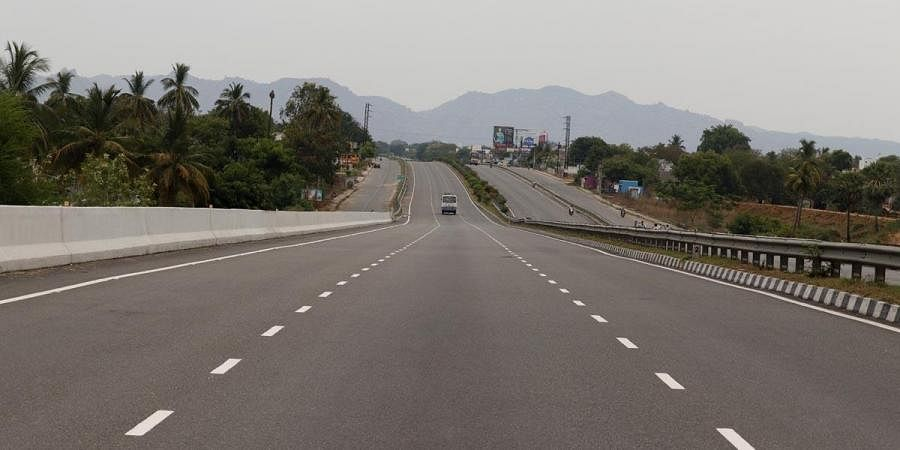
#> input picture samples/road.jpg, 900 x 450 px, found by its file name
$ jupyter execute IEEE_Computer_Vision_part_2.ipynb   (shell and % lines are left out)   (older library calls are emulated)
#> lines starting #> are read from the running program, lines starting #| are printed output that depends on the picture; after the words box and inside, x2 and y2 are one past the last pixel; in counts of white or black regions, pixels touching at a corner belong together
<a href="https://colab.research.google.com/github/Ashwin-Rajesh/IEEE-Computer-Vision/blob/main/IEEE_Computer_Vision_part_2.ipynb" target="_parent"></a>

# End-to-end computer vision applications

We saw basics of image processing. Let us see how to use these and some more algorithms to do some more awesome stuff!

Libraries :

- cv2
  - OpenCV for computer vision
- numpy
  - For representing matrices
- matplotlib
  - For showing images
- ipywidgets
  - For widgets, like sliders and numeric entry fields

[cell 1]
import cv2
import numpy as np
import matplotlib.pyplot as plt

from ipywidgets import interact, interactive, fixed, interact_manual

## 1) Lane detection for self driving cars

Detecting the lanes for self driving

[cell 2]
road_img = cv2.resize(cv2.cvtColor(cv2.imread("road.jpg"), cv2.COLOR_BGR2RGB), (1200, 700))

plt.imshow(road_img)
plt.show()

[cell 3]
# Returns an image that has all the lines passed
def displayLines(image, lines, colour = (255,0,0)):
    line_image = image
    if(lines is not None):
        for line in lines:
            x1,y1,x2,y2 = line[0].astype(int)
            cv2.line(line_image, (x1,y1), (x2, y2), colour, 10)
    return line_image

def get_coords(y1, y2, line):
    if line is None:
        return None
    slope, intercept = line
    x1 = int((y1 - intercept)/slope)
    x2 = int((y2 - intercept)/slope)
    y1 = int(y1)
    y2 = int(y2)
    return np.asarray([x1, y1, x2, y2])

# Returns the average of lines detected after splitting them as of left or right boundary based on their slope
def getAverageLines(image, lines):
    left_lines = []
    right_lines = []

    for line in lines:
        x1, y1, x2, y2 = np.reshape(line,4)
        para = np.polyfit((x1,x2),(y1,y2),1)
        m = para[0]
        b = para[1]
        if((abs(m) < 0.2) | (abs(m) > 20)):
            continue
        if(m > 0):
            right_lines.append(para)
        else:
            left_lines.append(para)

    if (len(left_lines) == 0):
        left_lines.append((0,0))

    if (len(right_lines) == 0):
        right_lines.append((0,0))

    return (get_coords(700, 400, np.average(left_lines, axis=0)), get_coords(700, 400, np.average(right_lines, axis=0)))

[cell 4]
# First, canny edge detection
road_canny = cv2.Canny(road_img, 100, 200)
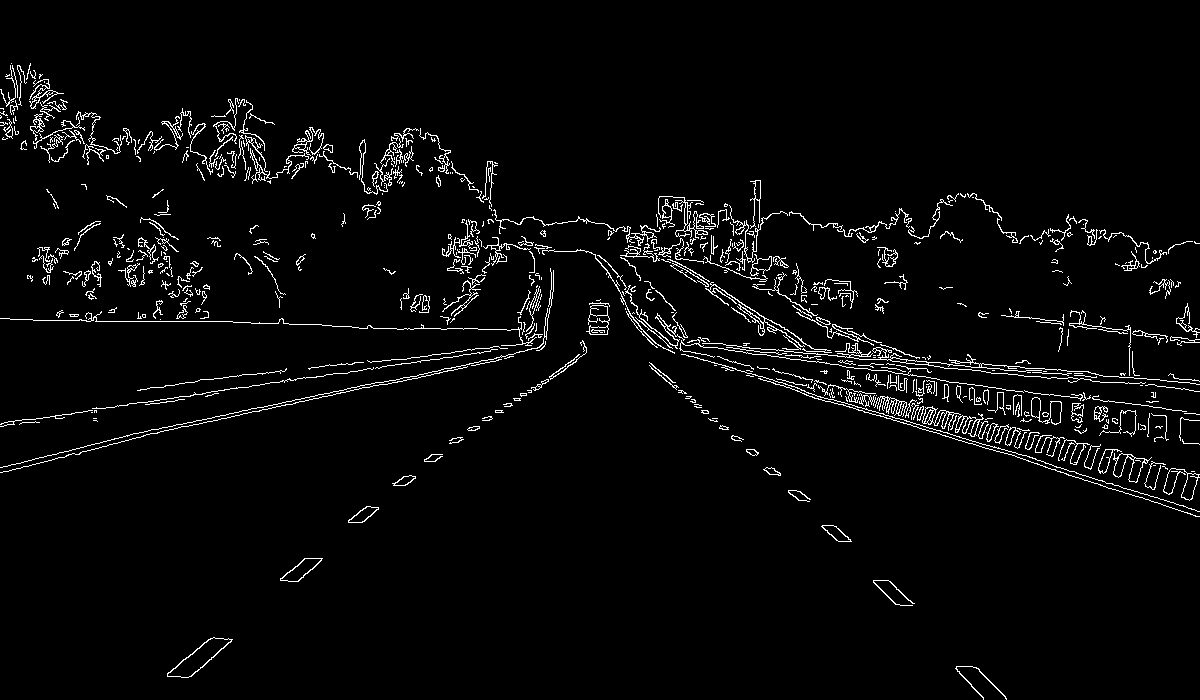
#> road_canny: shape (700, 1200); 3.3% white in thin lines or dots
# Show edge detection results
plt.imshow(road_canny, cmap="gray")
plt.title("Canny edge detection")
plt.show()

# Creating a mask
road_mask_poly = np.array([[(100,700),(350,400),(850,400),(1100,700)]])  # Corners of the mask region
road_mask = np.zeros_like(road_canny)                             # Creating the mask
cv2.fillPoly(road_mask, road_mask_poly, 255)                           # Fill region of mask inside polygon with 255
#> road_mask: shape (700, 1200); 26.8% white; 1 white region, box (x1, y1, x2, y2) and area: (100, 400, 1101, 700) 225300
# Show mask
plt.imshow(road_mask)
plt.title("Mask")
plt.show()

# Applying the mask
road_edges = road_canny & road_mask
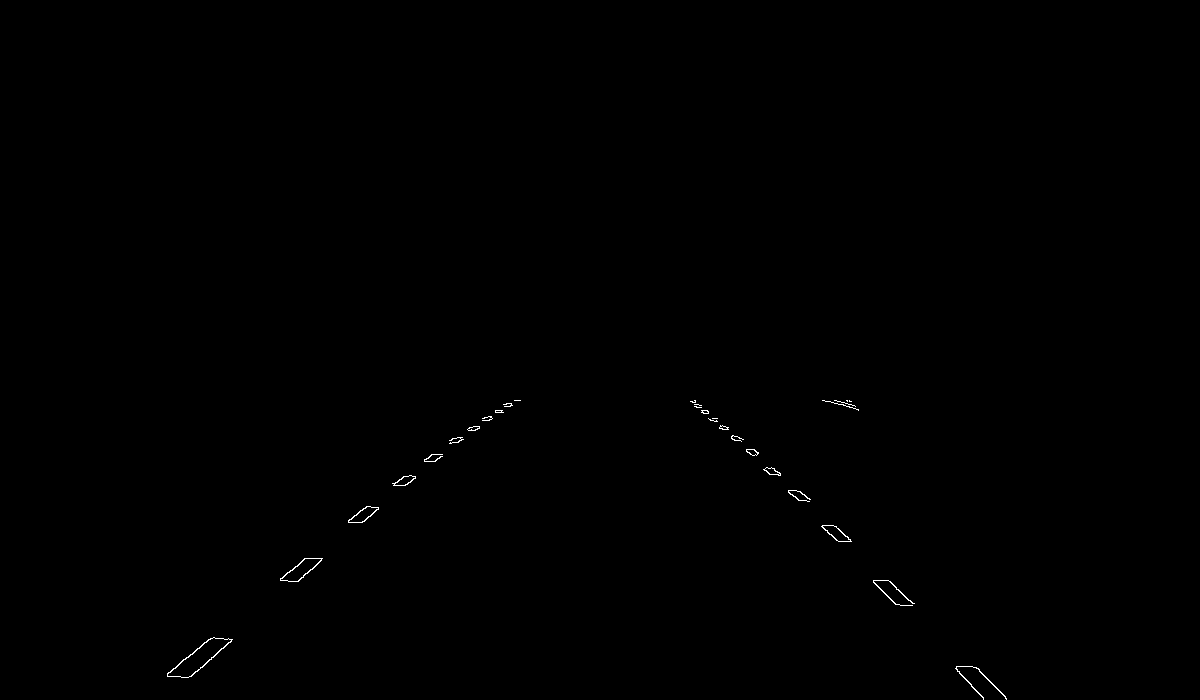
#> road_edges: shape (700, 1200); 0.16% white in thin lines or dots, all inside (x1, y1, x2, y2) = (167, 400, 1007, 700)

plt.imshow(road_edges, cmap="gray")
plt.title("Masked edge")
plt.show()

# Hough line detection
lines       = cv2.HoughLinesP(road_edges, 1, np.pi / 180, 10, minLineLength=10, maxLineGap=5)
#> lines = 48 rows, first 6: [956, 668, 983, 697], [694, 402, 705, 413], [190, 676, 231, 639], [405, 485, 415, 476], [975, 667, 1006, 698], [297, 581, 321, 560]
road_lines  = road_img.copy()
displayLines(road_lines, lines)
#> the loop in displayLines, `for line in lines:` made 48 passes
#> after the loop in displayLines, `for line in lines:`:
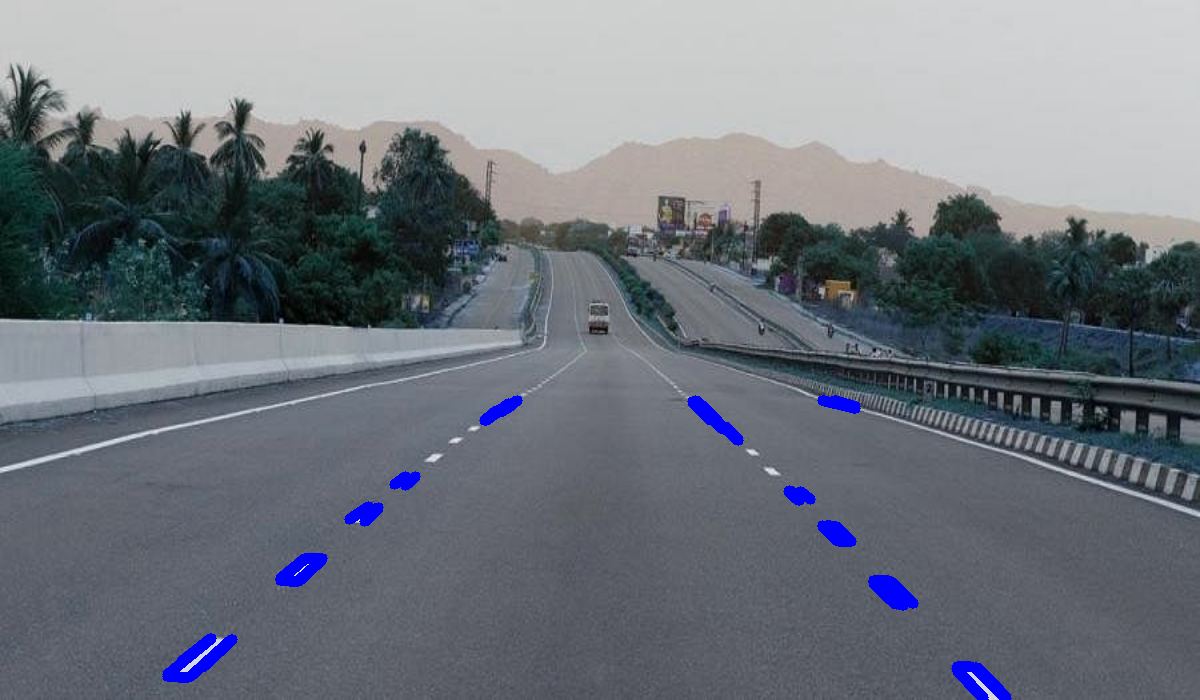
#> line_image: shape (700, 1200, 3); mean B, G, R 125.4, 117.4, 112
plt.imshow(road_lines)
plt.title("Lines detected from hough transform")
plt.show()

# Detect left and right lane lines
left_line, right_line = getAverageLines(road_img, lines)
#> the loop in getAverageLines, `for line in lines:` made 48 passes
#> (x1, y1, x2, y2, m, b) on passes 1 to 8: (956, 668, 983, 697, 1.07, -358.8), (694, 402, 705, 413, 1, -292), (190, 676, 231, 639, -0.902, 847.5), (405, 485, 415, 476, -0.9, 849.5), (975, 667, 1006, 698, 1, -308), (297, 581, 321, 560, -0.875, 840.9), (280, 579, 305, 558, -0.84, 814.2), (957, 671, 983, 699, 1.08, -359.6)
#> after the loop in getAverageLines, `for line in lines:`: left_lines = 17 items, first 6: [-0.902, 847.5], [-0.9, 849.5], [-0.875, 840.9], [-0.84, 814.2], [-0.818, 810.6], [-0.684, 757.8]; right_lines = 24 items, first 6: [1.07, -358.8], [1, -292], [1, -308], [1.08, -359.6], [0.9, -218.2], [0.9, -224.9]
#> in get_coords, `slope, intercept = line`: slope = -0.812; intercept = 808.2
#> in get_coords, `x1 = int((y1 - intercept)/slope)`: x1 = 133
#> in get_coords, `x2 = int((y2 - intercept)/slope)`: x2 = 502
#> in get_coords, `y1 = int(y1)`: y1 = 700
#> in get_coords, `y2 = int(y2)`: y2 = 400
#> left_line = [133, 700, 502, 400]; right_line = [1030, 700, 693, 400]
road_lanes  = road_img.copy()
displayLines(road_lanes, [[left_line],[right_line]])
#> call 2 of displayLines, with colour = (255, 0, 0)
#> the loop in displayLines (call 2), `for line in lines:` made 2 passes
#> after the loop in displayLines (call 2), `for line in lines:`:
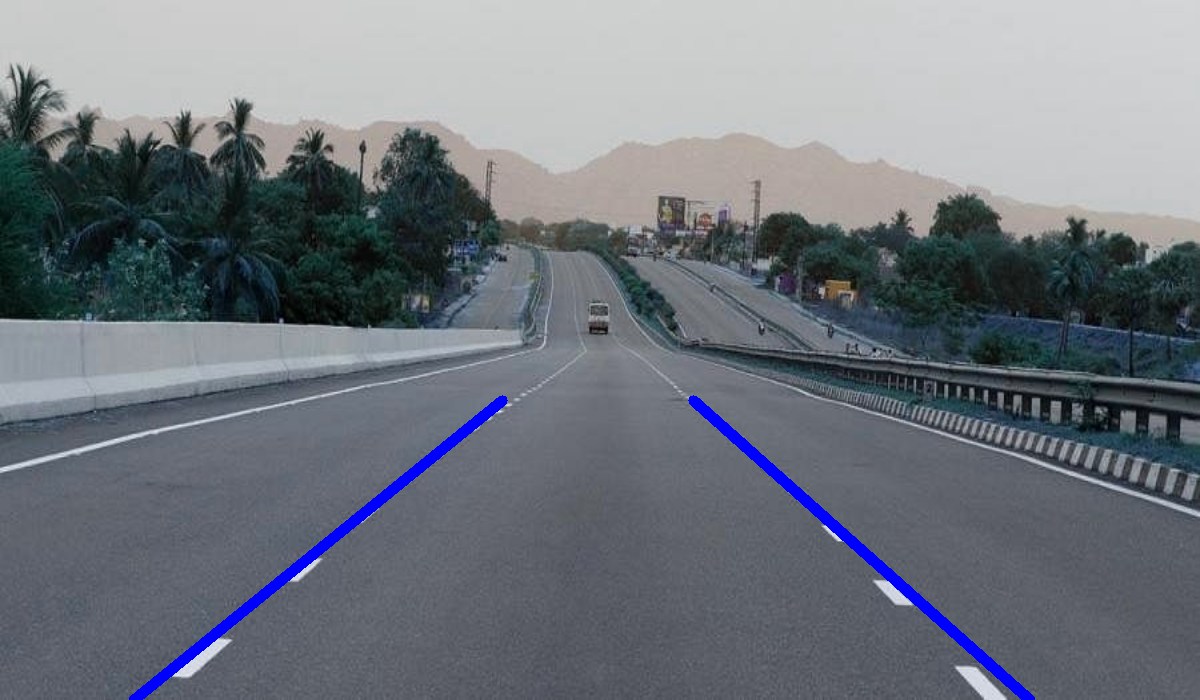
#> line_image: shape (700, 1200, 3); mean B, G, R 125.8, 117.5, 112.1
plt.imshow(road_lanes)
plt.title("Lane boundaries")
plt.show()

[cell 5]
# Define the polygon for the lane from left line and right line coordinates
road_lane_poly = np.zeros((1,4,2))
road_lane_poly[0][0] = (left_line[0], left_line[1])
road_lane_poly[0][1] = (left_line[2], left_line[3])
road_lane_poly[0][2] = (right_line[2], right_line[3])
road_lane_poly[0][3] = (right_line[0], right_line[1])
road_lane_poly = road_lane_poly.astype(np.int)
# Find mask for the lane from the polygon
road_lane_mask = np.zeros_like(road_img)
cv2.fillPoly(road_lane_mask, road_lane_poly, (255, 0, 0))
# Find the mask for the ROI (Region Of Interest)
road_roi_mask  = np.zeros_like(road_img)
cv2.fillPoly(road_roi_mask, road_mask_poly, (0, 0, 255))
# Blend ROI (blue) and the lane region (red)
road_lane_img = cv2.addWeighted(road_img, 1, road_roi_mask, 0.5, 1)
road_lane_img = cv2.addWeighted(road_lane_img, 1, road_lane_mask, 0.5, 1)
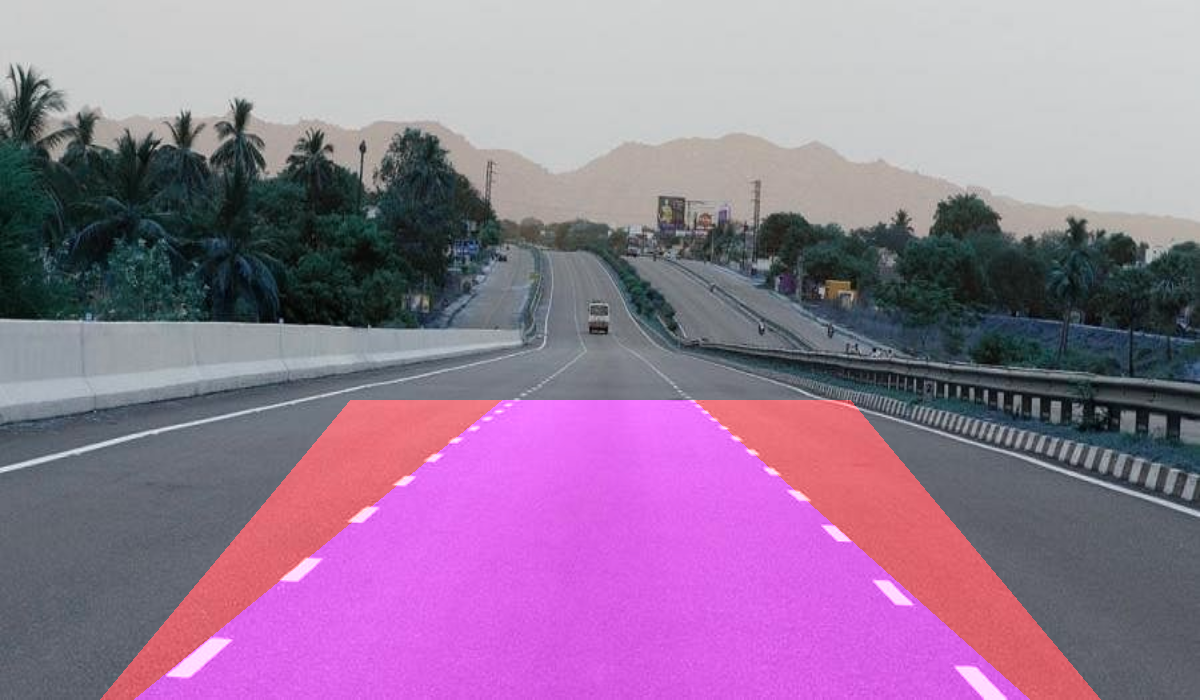
#> road_lane_img: shape (700, 1200, 3); mean B, G, R 150.6, 120.9, 149.3

plt.imshow(road_lane_img)
plt.show()

$ run again, with samples/face.jpg copied over samples/road.jpg
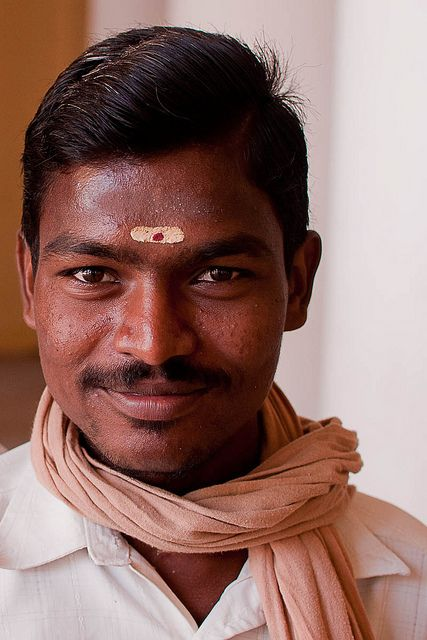
#> input picture samples/face.jpg, 427 x 640 px, found by its file name
#> road_canny: shape (700, 1200); 4.5% white in thin lines or dots
#> road_mask: shape (700, 1200); 26.8% white; 1 white region, box (x1, y1, x2, y2) and area: (100, 400, 1101, 700) 225300
#> road_edges: shape (700, 1200); 1.3% white in thin lines or dots, all inside (x1, y1, x2, y2) = (175, 400, 1043, 700)
#> lines = 377 rows, first 6: [805, 586, 821, 586], [242, 604, 255, 603], [445, 544, 459, 543], [541, 594, 563, 594], [293, 495, 317, 501], [359, 604, 374, 603]
#> the loop in displayLines, `for line in lines:` made 377 passes
#> after the loop in displayLines, `for line in lines:`:
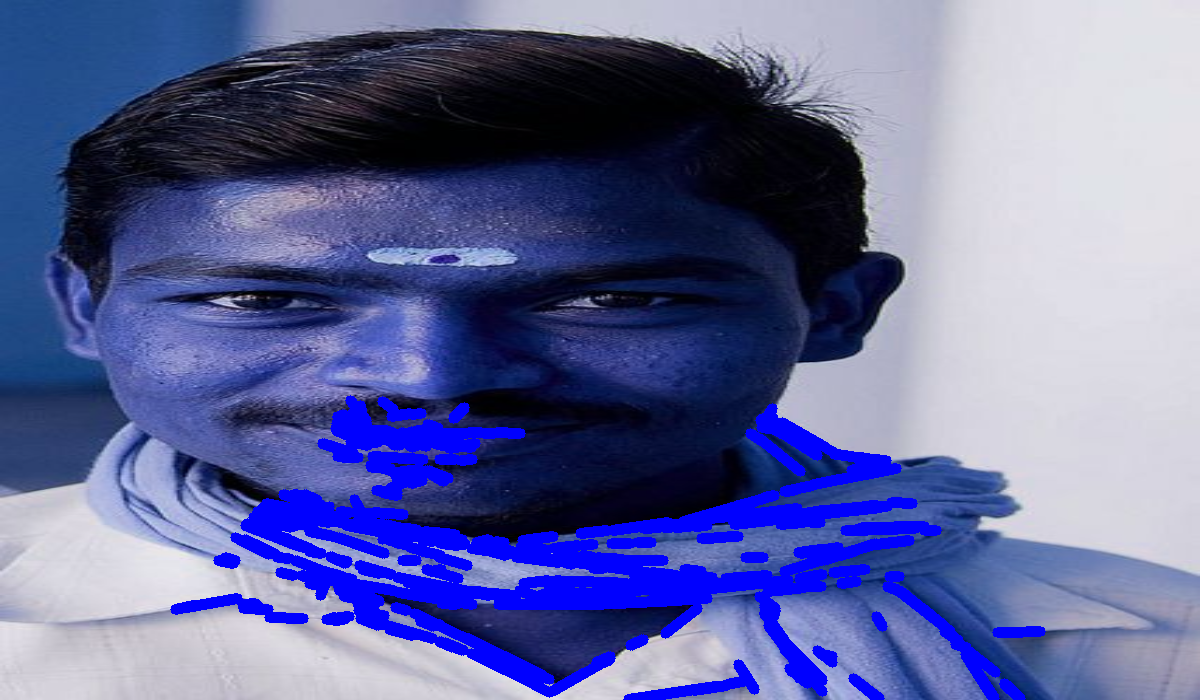
#> line_image: shape (700, 1200, 3); mean B, G, R 154.5, 102.9, 96.8
#> the loop in getAverageLines, `for line in lines:` made 377 passes
#> (x1, y1, x2, y2, m, b) on passes 1 to 3: (805, 586, 821, 586, -7.03e-15, 586), (242, 604, 255, 603, -0.0769, 622.6), (445, 544, 459, 543, -0.0714, 575.8)
#> `road_lane_img = cv2.addWeighted(road_lane_img, 1, road_lane_mask, 0.5,..`:
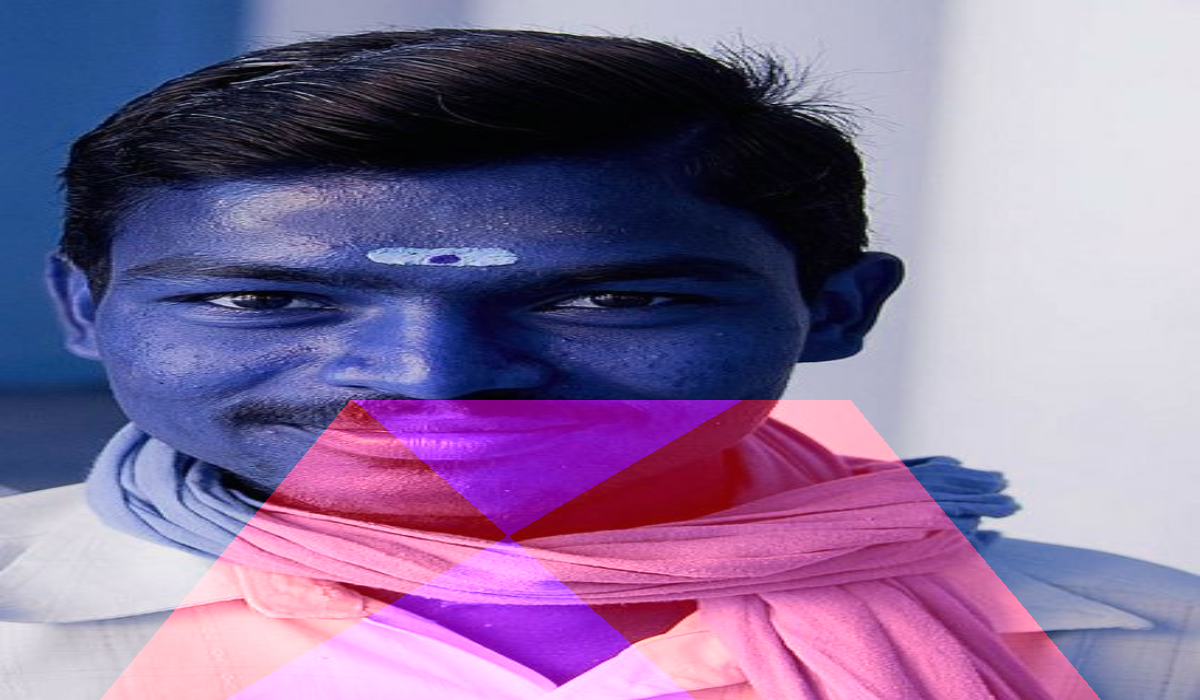
#> road_lane_img: shape (700, 1200, 3); mean B, G, R 154.4, 113, 135.2
